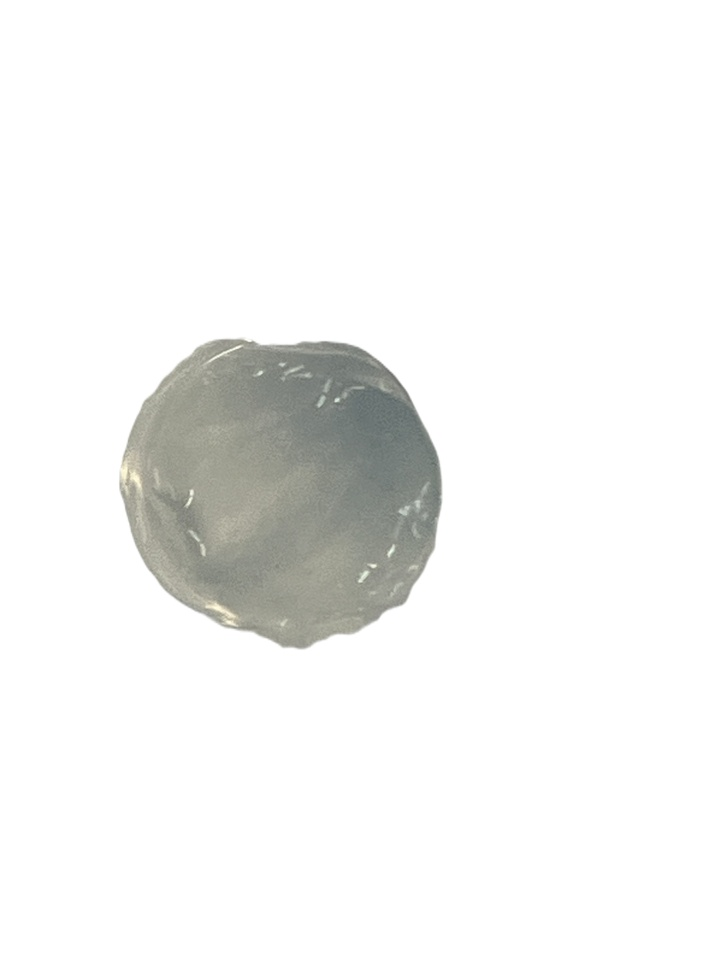
#> input picture training data/0.05mM 1.jpg, 727 x 970 px, shrunk from 3024 x 4032 before the run; its folder holds only this picture in this run
$ python get_rgb_data.py
#> lines starting #> are read from the running program, lines starting #| are printed output that depends on the picture; after the words box and inside, x2 and y2 are one past the last pixel; in counts of white or black regions, pixels touching at a corner belong together
"""Get RGB From Images

This script get RGB values from images in folder 'training data'.
And then, save these data in 'training data.csv'.

The script remove the background of an image before geting the average RGB values of it.
The comprison of processed images and their RGB values is shown as a figure.
"""
import csv
import matplotlib.pyplot as plt
import numpy as np
import os
import skimage as ski
from natsort import natsorted


def load_images(folder_name):
  """Load images in the folder."""
  folder_path = os.path.join(os.getcwd(), folder_name)
  list_files = os.listdir(folder_path)
  list_files = natsorted(list_files)
  image_dict = {}
  for filename in list_files:
    file_path = os.path.join(folder_path, filename)
    image_dict[filename] = ski.io.imread(file_path)
  return image_dict

def get_rgb(img):
  """Get the average RGB of an image."""
  # Create a mask for white regions
  white_mask = np.all(img == [255, 255, 255], axis=-1)
  # Invert the mask to select non-white regions
  non_white_mask = ~white_mask
  # Extract non-white pixels from the image
  non_white_pixels = img[non_white_mask]
  # Calculate the average RGB values for non-white regions
  average_rgb = np.mean(non_white_pixels, axis=0)
  return average_rgb

def comparison(imgs):
  """Display the comparison of processed images and their the RGB values."""
  # Count number
  number = len(imgs)
  if number < 1:
    return
  # Remove background
  image_names = list(imgs.keys())
  # Display images
  fig = plt.figure(figsize=(8, 8))
  axes = np.zeros((2, number), dtype=object)
  for i in range(0, number):
    axes[0, i] = fig.add_subplot(2, number, 1+i)
    axes[0, i].axis("off")
    axes[0, i].imshow(imgs[image_names[i]])
    axes[0, i].set_title(image_names[i].split('mM')[0])
  axes[1, 0] = fig.add_subplot(2, 1, 2)
  # Show RGB values
  concentrations = np.array([float(i.split('mM')[0]) for i in image_names])
  rgb = []
  for i in image_names:
    rgb.append(get_rgb(imgs[i]))
  # Plots of R
  red = np.array([i[0] for i in rgb])
  p1 = axes[1, 0].plot(concentrations, red, color="lightcoral", linestyle='None', marker="o")
  # Plots of G
  green = np.array([i[1] for i in rgb])
  p2 = axes[1, 0].plot(concentrations, green, color="yellowgreen", linestyle='None', marker="D")
  # Plots of B
  blue = np.array([i[2] for i in rgb])
  p3 = axes[1, 0].plot(concentrations, blue, color="cornflowerblue", linestyle='None', marker="s")
  # Show RGB values
  for a, b in zip(concentrations, red):
    axes[1, 0].text(a, b, str("{:.2f}".format(b)), color="lightcoral")
  for a, b in zip(concentrations, green):
    axes[1, 0].text(a, b, str("{:.2f}".format(b)), color="yellowgreen")
  for a, b in zip(concentrations, blue):
    axes[1, 0].text(a, b, str("{:.2f}".format(b)), color="cornflowerblue")
  # Add legends
  axes[1, 0].legend((p1[0], p2[0], p3[0]), ("R", "G", "B"), loc='center left', bbox_to_anchor=(1, 0.5))
  plt.show()
  # Save data
  with open('training data.csv', 'w') as f:
    writer = csv.writer(f)
    writer.writerow(concentrations)
    writer.writerow(["{:.2f}".format(i[0]) for i in rgb])
    writer.writerow(["{:.2f}".format(i[1]) for i in rgb])
    writer.writerow(["{:.2f}".format(i[2]) for i in rgb])

def main():
  image_dict = load_images('training data')
#> image_dict = 1 item
  comparison(image_dict)
#> in comparison, `number = len(imgs)`: number = 1
#> in comparison, `image_names = list(imgs.keys())`: image_names = ['0.05mM 1.jpg']
#> in comparison, `concentrations = np.array([float(i.split('mM')[0]) for i in image_name..`: concentrations = [0.05]
#> the loop in comparison, `for i in image_names:` made 1 pass
#> (i, average_rgb in get_rgb) on pass 1: ('0.05mM 1.jpg', [152.7, 155.2, 145.6])
#> pass 1, in get_rgb, `white_mask = np.all(img == [255, 255, 255], axis=-1)`:
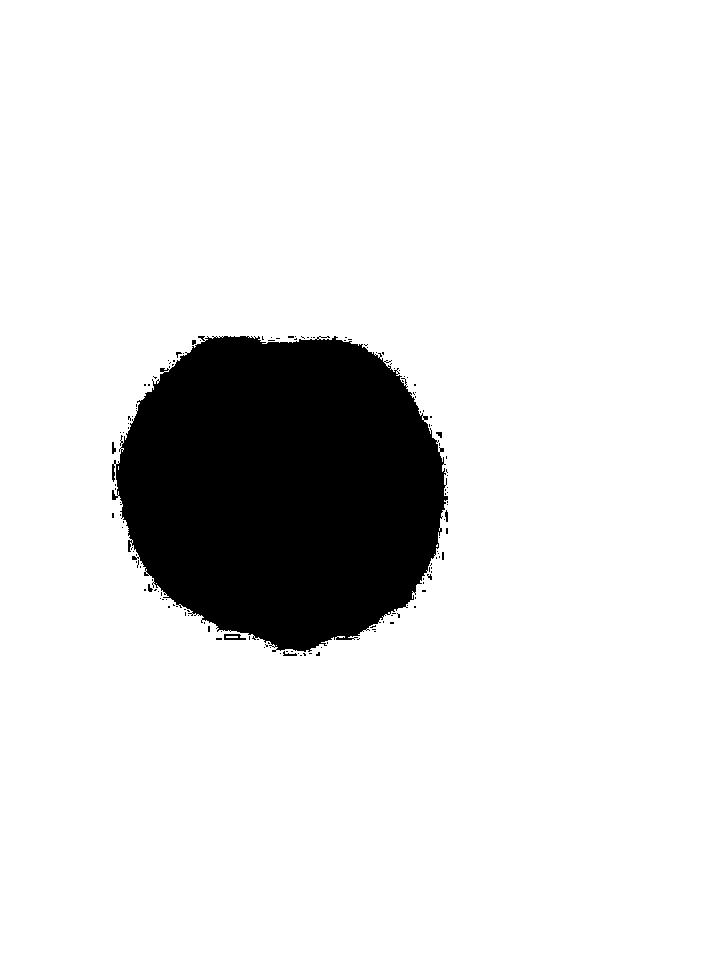
#> white_mask: shape (970, 727) bool; 88.4% white; 145 black regions (138 under 20 px), largest, box (x1, y1, x2, y2) and area: (112, 336, 448, 652) 81264, (224, 634, 246, 640) 85, (283, 651, 297, 656) 34
#> after the loop in comparison, `for i in image_names:`: rgb = [[152.7, 155.2, 145.6]]
#> in comparison, `red = np.array([i[0] for i in rgb])`: red = [152.7]
#> in comparison, `p1 = axes[1, 0].plot(concentrations, red, color="lightcoral", linestyl..`: p1 = 1 item
#> in comparison, `green = np.array([i[1] for i in rgb])`: green = [155.2]
#> in comparison, `p2 = axes[1, 0].plot(concentrations, green, color="yellowgreen", lines..`: p2 = 1 item
#> in comparison, `blue = np.array([i[2] for i in rgb])`: blue = [145.6]
#> in comparison, `p3 = axes[1, 0].plot(concentrations, blue, color="cornflowerblue", lin..`: p3 = 1 item
#> the loop in comparison, `for a, b in zip(concentrations, red):` made 1 pass
#> (a, b) on pass 1: (0.05, 152.7)
#> the loop in comparison, `for a, b in zip(concentrations, green):` made 1 pass
#> (a, b) on pass 1: (0.05, 155.2)
#> the loop in comparison, `for a, b in zip(concentrations, blue):` made 1 pass
#> (a, b) on pass 1: (0.05, 145.6)
#> in comparison, `plt.show()`:
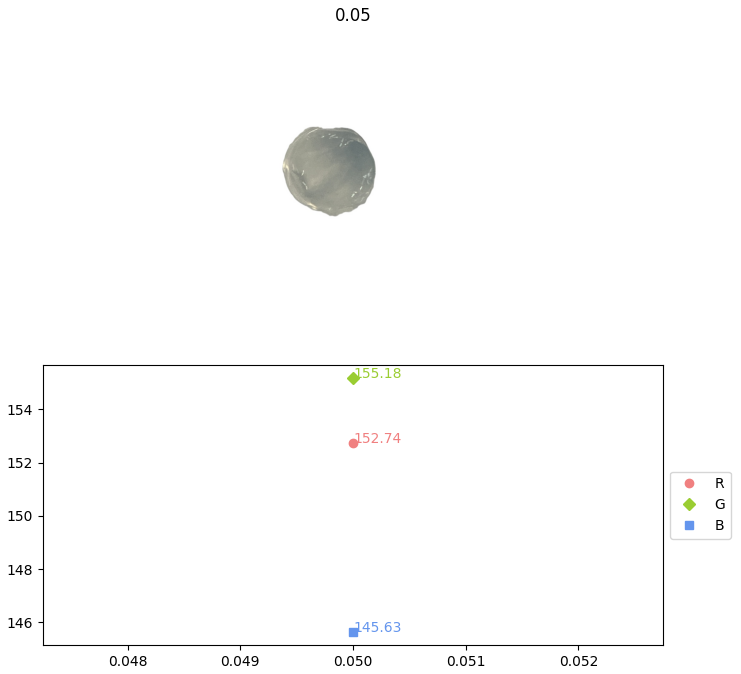
#> figure drawn by matplotlib, 2 panels


if __name__ == "__main__":
    main()

$ run again, on training data/0.05mM 2.jpg
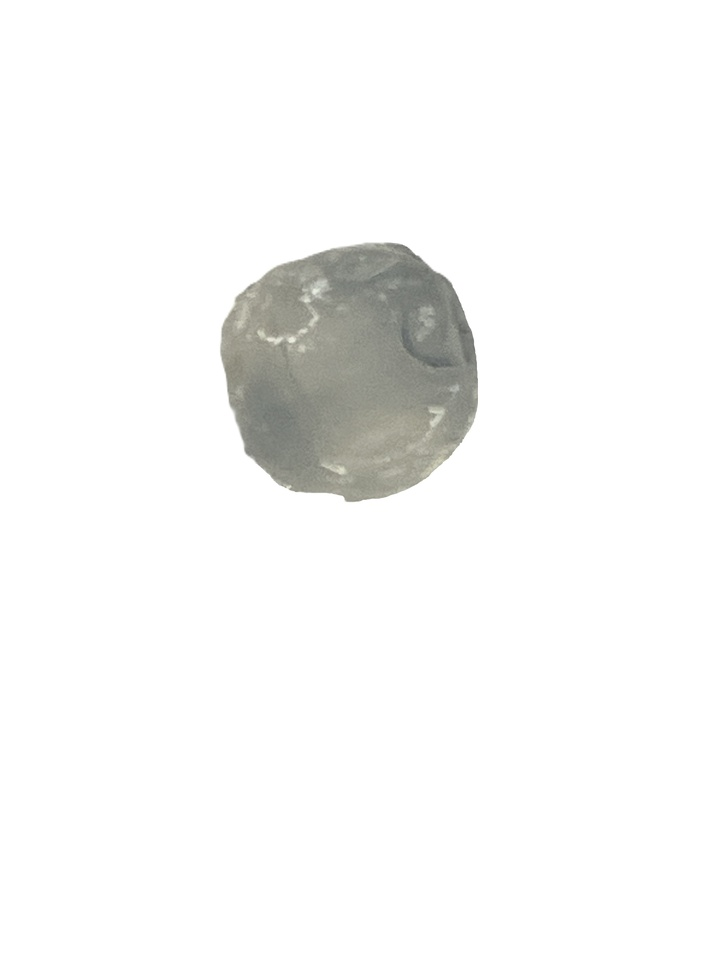
#> input picture training data/0.05mM 2.jpg, 727 x 970 px, shrunk from 3024 x 4032 before the run
#> image_dict = 1 item
#> number = 1
#> image_names = ['0.05mM 2.jpg']
#> concentrations = [0.05]
#> the loop in comparison, `for i in image_names:` made 1 pass
#> (i, average_rgb in get_rgb) on pass 1: ('0.05mM 2.jpg', [153.1, 154, 144.3])
#> pass 1, in get_rgb, `white_mask = np.all(img == [255, 255, 255], axis=-1)`:
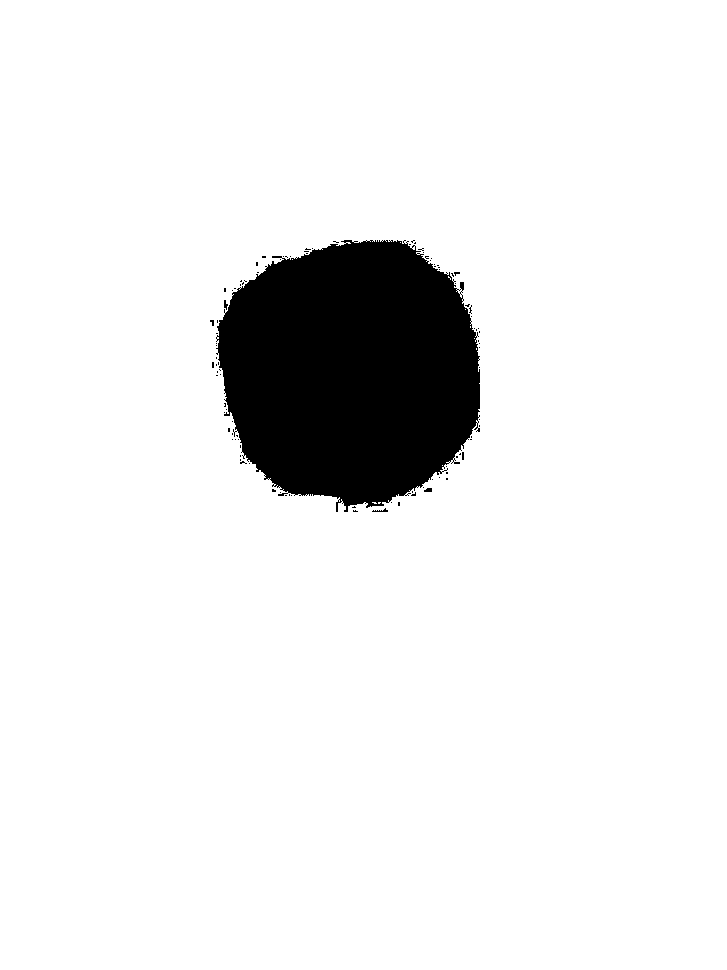
#> white_mask: shape (970, 727) bool; 92.1% white; 102 black regions (98 under 20 px), largest, box (x1, y1, x2, y2) and area: (216, 240, 480, 512) 55503, (372, 508, 388, 512) 29, (424, 488, 432, 492) 27, (224, 300, 228, 310) 24
#> after the loop in comparison, `for i in image_names:`: rgb = [[153.1, 154, 144.3]]
#> red = [153.1]
#> p1 = 1 item
#> green = [154]
#> p2 = 1 item
#> blue = [144.3]
#> p3 = 1 item
#> the loop in comparison, `for a, b in zip(concentrations, red):` made 1 pass
#> (a, b) on pass 1: (0.05, 153.1)
#> the loop in comparison, `for a, b in zip(concentrations, green):` made 1 pass
#> (a, b) on pass 1: (0.05, 154)
#> the loop in comparison, `for a, b in zip(concentrations, blue):` made 1 pass
#> (a, b) on pass 1: (0.05, 144.3)
#> in comparison, `plt.show()`:
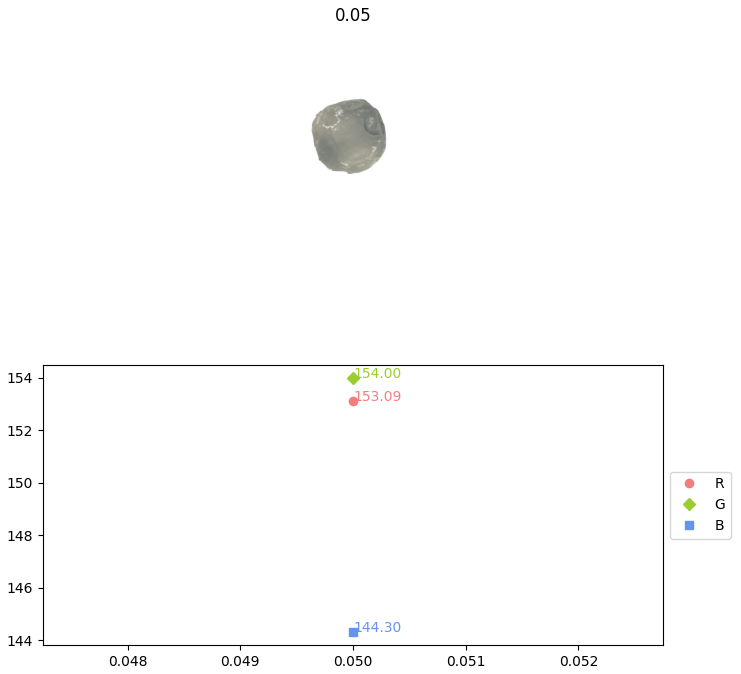
#> figure drawn by matplotlib, 2 panels
